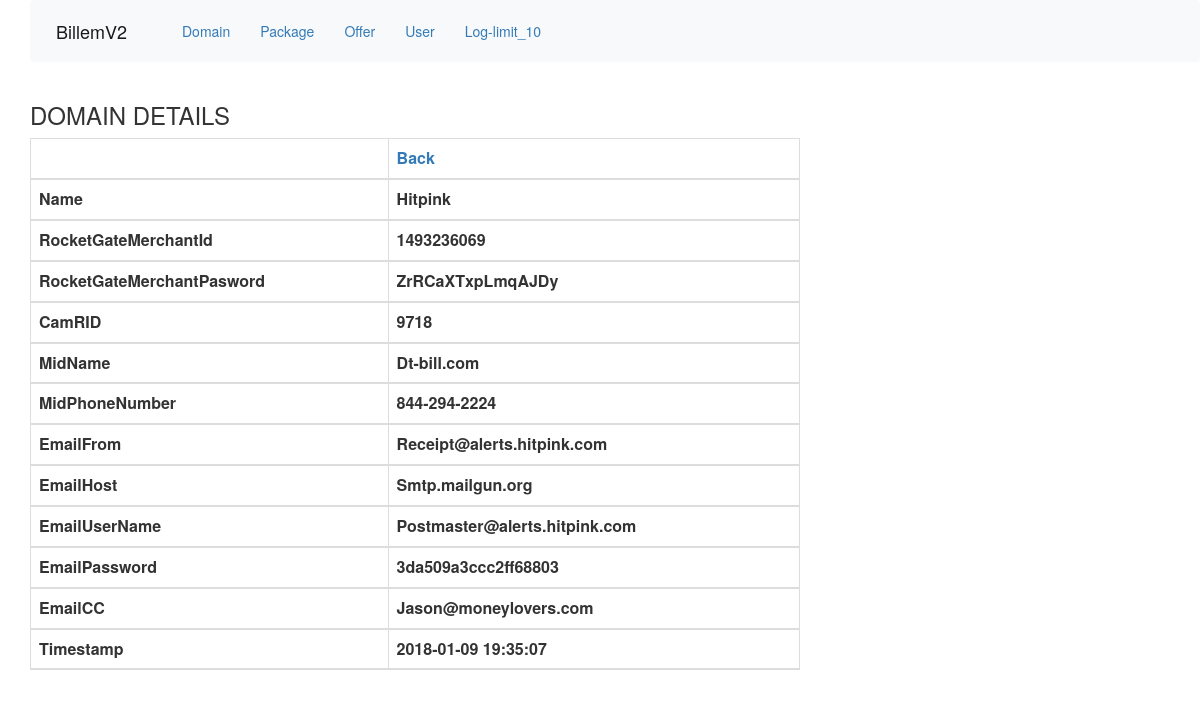
/domain_details.php?iddomain=3, run on the app's committed database.
### tables this page shows
CREATE TABLE `domain` (
  `iddomain` int(10) UNSIGNED NOT NULL,
  `name` varchar(45) DEFAULT NULL,
  `rocketGateMerchantId` varchar(45) DEFAULT NULL,
  `rocketGateMerchantPasword` varchar(45) DEFAULT NULL,
  `camRID` varchar(45) DEFAULT NULL,
  `midName` varchar(45) DEFAULT NULL,
  `midPhoneNumber` varchar(45) DEFAULT NULL,
  `emailFrom` varchar(45) DEFAULT NULL,
  `emailHost` varchar(45) DEFAULT NULL,
  `emailUserName` varchar(45) DEFAULT NULL,
  `emailPassword` varchar(45) DEFAULT NULL,
  `emailCC` varchar(45) DEFAULT NULL,
  `timestamp` timestamp NOT NULL DEFAULT CURRENT_TIMESTAMP
);

### classes/domain.php (called while the page is built, shortened)
<?php
class domain
{
	public function SelectOne($id)
	{
		$db   = DB::getInstance();
		$sql  = "SELECT * FROM domain WHERE iddomain=:id ";
		$stmt = $db->prepare($sql);
		$stmt->bindParam(':id', $id, PDO::PARAM_INT);
		$stmt->execute();
		return $stmt->fetch(PDO::FETCH_OBJ);
	}
}
?>

### public/domain_details.php (the view, shortened to what this page needs)
<?php
include '../public/nav.php';
include '../public/header.php';
$na = new domain();
if (isset($_GET['iddomain'])) {
	$rows = $na->SelectOne($_GET['iddomain']);
} ?>
<!DOCTYPE html >
<html xmlns = "http://www.w3.org/1999/xhtml">
<head>
	<link rel = "stylesheet" href = "https://maxcdn.bootstrapcdn.com/bootstrap/3.3.6/css/bootstrap.min.css"/>
</head>
<body>
<div class = "row">
	<div class = "col-md-8">
		<h3>DOMAIN DETAILS</h3>
		<table width = "74%" align = "center" class = "table table-striped table-bordered">
			<thead>
			<tr>
				<th>&nbsp;</th>
				<th><a href = "domain_view.php">Back</a></th>
			</tr>
			<tr>
				<th width = "279">Name</th>
				<th width = "321"><?php echo ucwords($rows->name); ?></th>
			</tr>
			<tr>
				<th width = "279">RocketGateMerchantId</th>
				<th width = "321"><?php echo ucwords($rows->rocketGateMerchantId); ?></th>
			</tr>
			<tr>
				<th width = "279">RocketGateMerchantPasword</th>
				<th width = "321"><?php echo ucwords($rows->rocketGateMerchantPasword); ?></th>
			</tr>
			<tr>
				<th width = "279">CamRID</th>
				<th width = "321"><?php echo ucwords($rows->camRID); ?></th>
			</tr>
			<tr>
				<th width = "279">MidName</th>
				<th width = "321"><?php echo ucwords($rows->midName); ?></th>
			</tr>
			<tr>
				<th width = "279">MidPhoneNumber</th>
				<th width = "321"><?php echo ucwords($rows->midPhoneNumber); ?></th>
			</tr>
			<tr>
				<th width = "279">EmailFrom</th>
				<th width = "321"><?php echo ucwords($rows->emailFrom); ?></th>
			</tr>
			<tr>
				<th width = "279">EmailHost</th>
				<th width = "321"><?php echo ucwords($rows->emailHost); ?></th>
			</tr>
			<tr>
				<th width = "279">EmailUserName</th>
				<th width = "321"><?php echo ucwords($rows->emailUserName); ?></th>
			</tr>
			<tr>
				<th width = "279">EmailPassword</th>
				<th width = "321"><?php echo ucwords($rows->emailPassword); ?></th>
			</tr>
			<tr>
				<th width = "279">EmailCC</th>
				<th width = "321"><?php echo ucwords($rows->emailCC); ?></th>
			</tr>
			<tr>
				<th width = "279">Timestamp</th>
				<th width = "321"><?php echo ucwords($rows->timestamp); ?></th>
			</tr>
			</thead>
		</table>
	</div>
</div>
</body>
</html>

### public/domain_details.php (style rules this page uses)
body { margin-left: 30px; }

### data on the page
domain: name "Hitpink", rocketGateMerchantId "1493236069", rocketGateMerchantPasword "ZrRCaXTxpLmqAJDy", camRID "9718", midName "Dt-bill.com", midPhoneNumber "844-294-2224", emailFrom "Receipt@alerts.hitpink.com", emailHost "Smtp.mailgun.org", emailUserName "Postmaster@alerts.hitpink.com", emailPassword "3da509a3ccc2ff68803", emailCC "Jason@moneylovers.com", timestamp "2018-01-09 19:35:07"
